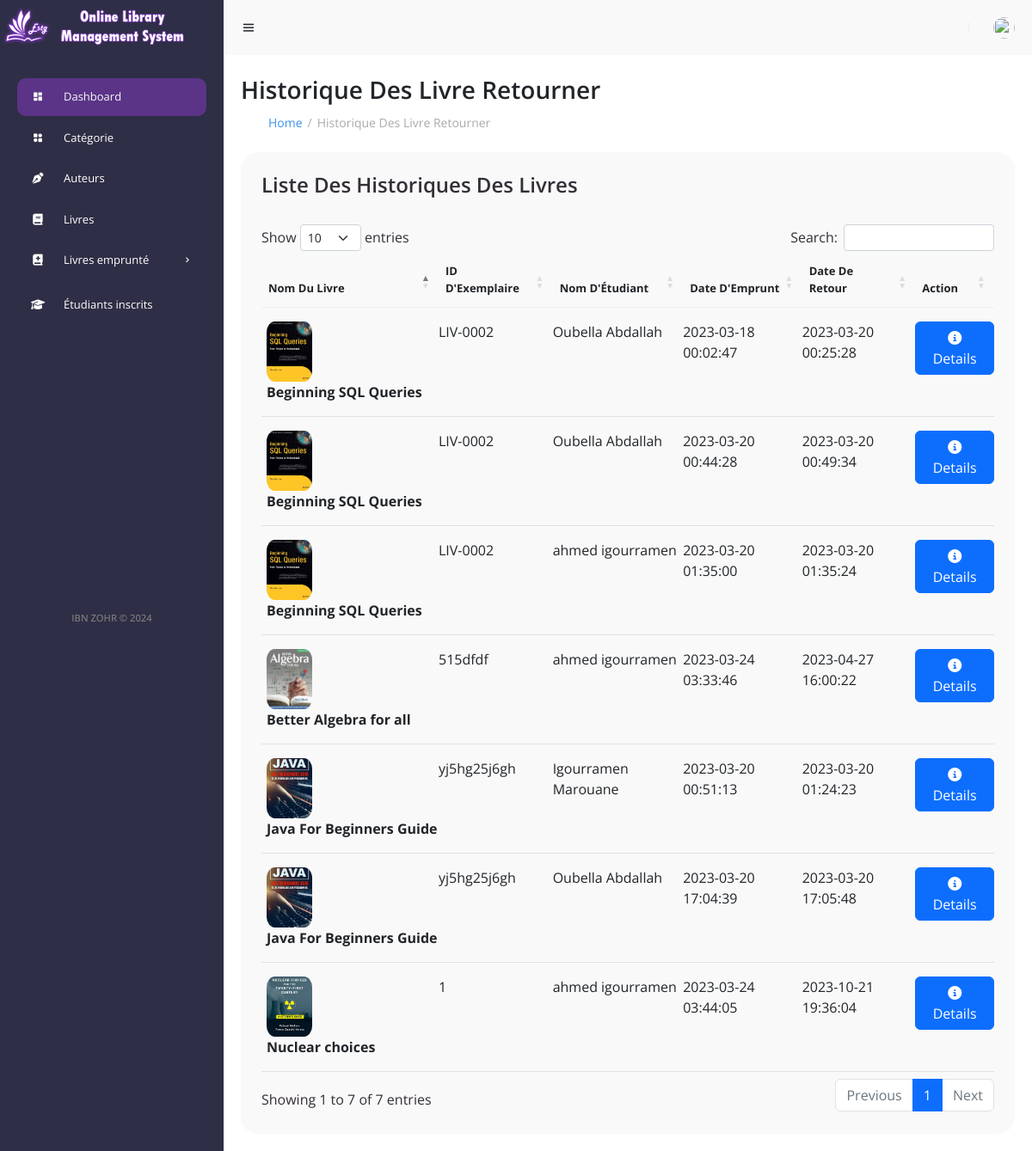
The app's page /historique/historique (signed in) with its own data.
### tables this page shows
CREATE TABLE `reservation` (
  `id_res` int(11) NOT NULL,
  `id_exp` varchar(60) DEFAULT NULL,
  `CNE` varchar(10) DEFAULT NULL,
  `date_res` timestamp NULL DEFAULT NULL,
  `date_ret` datetime DEFAULT NULL,
  `statue_res` tinyint(1) DEFAULT NULL,
  `date_demande` datetime DEFAULT current_timestamp()
);

CREATE TABLE `livre` (
  `id` int(6) UNSIGNED NOT NULL,
  `ISBN` varchar(60) NOT NULL,
  `id_cat` int(11) DEFAULT NULL,
  `image_livre` varchar(200) DEFAULT NULL,
  `num_page` int(11) DEFAULT NULL,
  `quant` int(11) DEFAULT NULL,
  `description` text DEFAULT NULL,
  `id_aut` int(11) DEFAULT NULL,
  `nom_livre` varchar(100) DEFAULT NULL,
  `reserved` int(11) DEFAULT NULL
);

CREATE TABLE `etudiant` (
  `id_etu` int(11) NOT NULL,
  `CNE` varchar(10) NOT NULL,
  `nom` varchar(100) DEFAULT NULL,
  `prenom` varchar(100) DEFAULT NULL,
  `email` varchar(100) DEFAULT NULL,
  `pass` varchar(200) DEFAULT NULL,
  `status_cmpt` tinyint(1) DEFAULT NULL,
  `id_fil` int(11) DEFAULT NULL,
  `otp` varchar(6) DEFAULT NULL,
  `otp_expiry` datetime DEFAULT NULL
);

### historique/historique.php (the view, shortened to what this page needs)
<?php include("../include/title.php");
include('../include/config.php');  ?>
<?php
if(strlen($_SESSION['alogin'])==0){
header('location:../index.php');
}
else{
    ?>
<!DOCTYPE html>
<html lang="en">
<head>
	<link href='https://unpkg.com/boxicons@2.0.9/css/boxicons.min.css' rel='stylesheet'>
	<link rel="stylesheet" href="../assets/css/style1.css">
	<link rel="stylesheet" href="../assets/css/style.css">
    <link rel="stylesheet" href="../assets/css/bootstrap.min.css">
    <link rel="stylesheet" href="../assets/css/datatable.bootstrap.min.css">
</head>
<body>
    <?php include("../include/header.php")  ?>
<div class="table-data">
				<div class="order">
					<div class="head">
						<h3>Liste Des Historiques Des Livres</h3>
					</div>
                    <table id="example" class="table table-striped">
                    <thead>
                                        <tr>
                                            <th>Nom Du Livre</th>
                                            <th>ID D'Exemplaire</th>
                                            <th>Nom D'Étudiant</th>
                                            <th>Date D'Emprunt</th>
                                            <th>Date De Retour</th>
                                            <th>Action</th>
                                        </tr>
                                    </thead>
                                    <tbody>
<?php $sql = "SELECT * from reservation join exemplaire on reservation.id_exp = exemplaire.id_ex join etudiant on reservation.CNE = etudiant.CNE join livre on livre.ISBN=exemplaire.ISBN where statue_res=1 and date_ret is not null";
$query = $dbh -> prepare($sql);
$query->execute();
$results=$query->fetchAll(PDO::FETCH_OBJ);
if($query->rowCount() > 0)
{
foreach($results as $result)
{               ?>
                                        <tr class="odd gradeX">
                                            <td class="center" width="200">
                                                <img src="../bookimg/<?php echo htmlentities($result->image_livre);?>" width="100">
                                                <br /><b><?php echo htmlentities($result->nom_livre);?></b></td>
                                            <td class="center"><?php echo htmlentities($result->id_exp);?></td>
                                            <td class="center"><?php echo htmlentities($result->nom)." ".htmlentities($result->prenom);?></td>
                                            <td class="center"><?php echo htmlentities($result->date_res);?></td>
                                            <td class="center"><?php if($result->date_ret=="")
                                            {
                                                echo htmlentities("Not Return Yet");
                                            } else {
                                            echo htmlentities($result->date_ret);
}
                                            ?></td>
                                            <td class="center">
                                            <a href="historique.php?idres=<?php echo htmlentities($result->id_res);?>"><button class="btn btn-primary"><i class="fa fa-info-circle "></i> Details</button>
                                            </td>
                                        </tr>
 <?php }} ?>
                                    </tbody>
                                </table>
				</div>
                <?php include("../include/pied.php") ?>
                </body>
</html>
<?php } ?>

### assets/css/style1.css (style rules this page uses)
#content main .table-data { display: flex; flex-wrap: wrap; grid-gap: 24px; margin-top: 24px; width: 100%; color: var(--dark); }
#content main .table-data > div { border-radius: 20px; background: var(--light); padding: 24px; overflow-x: auto; }
#content main .table-data .head { display: flex; align-items: center; grid-gap: 16px; margin-bottom: 24px; }
#content main .table-data .head h3 { margin-right: auto; font-size: 24px; font-weight: 600; }
#content main .table-data .order { flex-grow: 1; flex-basis: 500px; }
#content main .table-data .order table { width: 100%; border-collapse: collapse; }
#content main .table-data .order table th { padding-bottom: 12px; font-size: 13px; text-align: left; border-bottom: 1px solid var(--grey); }
#content main .table-data .order table td { padding: 16px 0; }
#content main .table-data .order table tr td:first-child { display: flex; align-items: center; grid-gap: 12px; padding-left: 6px; }
#content main .table-data .order table td img { width: 53px; height: 70px; border-radius: 18%; object-fit: cover; }
a { text-decoration: none; }

### assets/css/style.css (style rules this page uses)
* { font-family: 'Open Sans', sans-serif; margin: 0; padding: 0; box-sizing: border-box; }
:root { --grey: #F1F0F6; --dark-grey: #8D8D8D; --light: #fff; --dark: #000; --green: #81D43A; --light-green: #E3FFCB; --blue: #1775F1; --light-blue: #D0E4FF; --dark-blue: #0C5FCD; --red: #FC3B56; }
html { overflow-x: hidden; }
body { background: var(--grey); overflow-x: hidden; }
a { text-decoration: none; }
* { margin: 0; margin-top: 0px; padding: 0; box-sizing: border-box; }
:root { --poppins: 'Poppins', sans-serif; --lato: 'Lato', sans-serif; --light: #F9F9F9; --blue: #3C91E6; --light-blue: #CFE8FF; --grey: #eee; --dark-grey: #AAAAAA; --dark: #342E37; --red: #DB504A; --yellow: #FFCE26; --light-yellow: #FFF2C6; --orange: #FD7238; --light-orange: #FFE0D3; --dark-violet: #0C0C1E; --bleu: #3C91E6; }

### historique/historique.php (style rules this page uses)
html { scrollbar-width: thin; }
#content main .table-data .order table tr td:first-child { display: table-cell; }

### include/header.php (style rules this page uses)
a { text-decoration: none; }

### records on screen
reservation: livre.image_livre (picture), livre.nom_livre "Java For Beginners Guide", id_exp "yj5hg25j6gh", etudiant.nom "Igourramen", etudiant.prenom "Marouane", date_res "2023-03-20 00:51:13", date_ret "2023-03-20 01:24:23"
reservation: livre.image_livre (picture), livre.nom_livre "Java For Beginners Guide", id_exp "yj5hg25j6gh", etudiant.nom "Oubella", etudiant.prenom "Abdallah", date_res "2023-03-20 17:04:39", date_ret "2023-03-20 17:05:48"
reservation: livre.image_livre (picture), livre.nom_livre "Beginning SQL Queries", id_exp "LIV-0002", etudiant.nom "Oubella", etudiant.prenom "Abdallah", date_res "2023-03-18 00:02:47", date_ret "2023-03-20 00:25:28"
reservation: livre.image_livre (picture), livre.nom_livre "Beginning SQL Queries", id_exp "LIV-0002", etudiant.nom "Oubella", etudiant.prenom "Abdallah", date_res "2023-03-20 00:44:28", date_ret "2023-03-20 00:49:34"
reservation: livre.image_livre (picture), livre.nom_livre "Beginning SQL Queries", id_exp "LIV-0002", etudiant.nom "ahmed", etudiant.prenom "igourramen", date_res "2023-03-20 01:35:00", date_ret "2023-03-20 01:35:24"
reservation: livre.image_livre (picture), livre.nom_livre "Better Algebra for all", id_exp "515dfdf", etudiant.nom "ahmed", etudiant.prenom "igourramen", date_res "2023-03-24 03:33:46", date_ret "2023-04-27 16:00:22"
reservation: livre.image_livre (picture), livre.nom_livre "Nuclear choices", id_exp "1", etudiant.nom "ahmed", etudiant.prenom "igourramen", date_res "2023-03-24 03:44:05", date_ret "2023-10-21 19:36:04"

### other values on screen
$a "Historique Des Livre Retourner"
